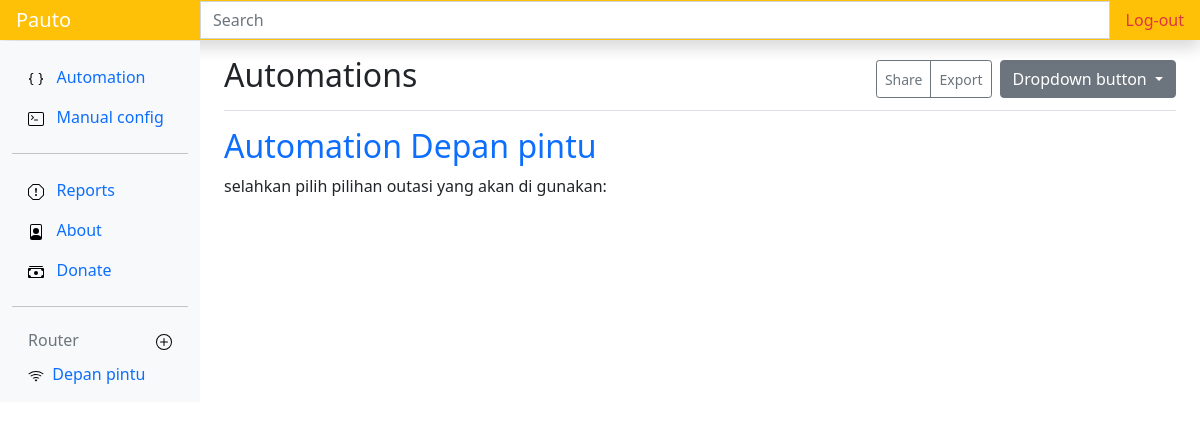
The app's page / (signed in), older data.
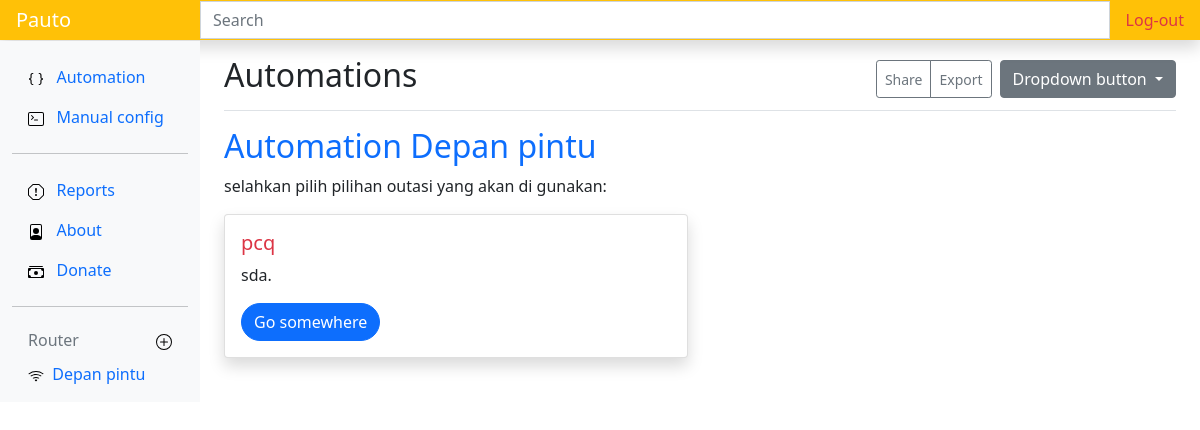
The same page, newer data.
### routerapp/models.py (models this page shows, shortened)
class Routerm(models.Model):
    nama = models.CharField(max_length=50)
    host = models.CharField(max_length=50)
    user = models.CharField(max_length=30)
    password = models.CharField(max_length=50, blank=True)
    kecepatan_internet = models.IntegerField(blank=True)
    pub_date = models.DateField(auto_now=True)
    pass

class Automation(models.Model):
    nama = models.CharField(max_length=50)
    deskripsi = models.TextField()
    status = models.CharField(max_length=15, blank=True)
    pass

### routerapp/views.py (the view)
# urls.py: path('', views.homepage, name='show'),
@login_required(login_url=settings.LOGIN_URL)
def homepage(request):
    auto = Automation.objects.all()
    router=Routerm.objects.all()
    context = {
        'auto': auto,
        'router': router,
        'count' : 0
    }
    return render(request, "home.html", context)

### routerapp/templates/home.html (shortened to what this page needs)
{% extends 'base.html' %}
{% load static %}
{% block judul %}
Automations
{% endblock judul %}
{% block content %}
 {% for router in router|slice:":1" %}
    <h2 class="text-primary">Automation {{router.nama}}</h2>
    <p>selahkan pilih pilihan outasi yang akan di gunakan:</p>
    <div class="row ">
    {% for auto in auto %}
    <div class="col-sm-6 ">
      <div class="card shadow">
        <div class="card-body">
          <h5 class="card-title text-danger">{{auto.nama}}</h5>
          <p class="card-text">{{auto.deskripsi}}.</p>
          <a href="{% url 'conpcq1' router.id %}" class="btn btn-primary rounded-pill">Go somewhere</a>
        </div>
      </div>
    </div>
    {% endfor %}
    </div>
 {% endfor %}
{% endblock content %}
{% block router %}
    {% for router in router %}
        <li class="nav-item">
        <a class="nav-link {% if router.id == "s" %}shadow text-white bg-info{% endif %}" href="{% url 'router' router.id %}">
            <img src="{% static 'icons/wifi.svg' %}" alt="">&nbsp;
            {{router.nama}}
        </a>
    </li>
    {% endfor %}
{% endblock router %}

### templates/base.html (shortened to what this page needs)
{% load static %}
<!DOCTYPE html>
<html lang="en">
<head>
  <link href="https://cdn.jsdelivr.net/npm/bootstrap@5.0.0-beta2/dist/css/bootstrap.min.css" rel="stylesheet">
  <link rel="stylesheet" href="{% static 'css/stayle.css' %}" />
</head>
<body>
  <header class="navbar navbar-dark sticky-top bg-warning flex-md-nowrap p-0 shadow">
    <a class="navbar-brand col-md-3 col-lg-2 me-0 px-3 ml-5" href="{% url 'show' %}">Pauto</a>
    <input class="form-control form-control-dark w-100 rounded-0" type="text" placeholder="Search"
      aria-label="Search" />
    <ul class="navbar-nav px-3">
      <li class="nav-item text-nowrap ">
        <a class="nav-link text-danger" href="{% url 'logout' %}">Log-out</a>
      </li>
    </ul>
  </header>
  <div class="container-fluid">
    <div class="row">
      <nav id="sidebarMenu" class="col-md-3 col-lg-2 d-md-block bg-light sidebar collapse fixed-top "
        style="margin-top: 41px;">
        <div class="position-sticky pt-3">
          <ul class="nav flex-column">
            <li class="nav-item">
              <a class="nav-link active" aria-current="page" href="{% url 'show' %}">
                <img src="{% static 'icons/braces.svg' %}" alt="">
                &nbsp;
                Automation
              </a>
            </li>
            <li class="nav-item">
              <a class="nav-link" href="{% url 'manual' %}">
                <img src="{% static 'icons/terminal.svg' %}" alt="">
                &nbsp;
                Manual config
              </a>
            </li>
            <hr>
            <li class="nav-item">
              <a class="nav-link" href="#">
                <img src="{% static 'icons/report.svg' %}" alt="">
                &nbsp;
                Reports
              </a>
            </li>
            <li class="nav-item">
              <a class="nav-link" href="https://github.com/cecep31/netauto">
                <img src="{% static 'icons/file-person.svg' %}" alt="">&nbsp;&nbsp;
                About
              </a>
            </li>
            <li class="nav-item">
              <a class="nav-link" href="">
                <img src="{% static 'icons/cash.svg' %}" alt="">
                &nbsp;
                Donate
              </a>
            </li>
          </ul>
          <hr>
          <h6 class="sidebar-heading d-flex justify-content-between align-items-center px-3 mt-4 mb-1 text-muted">
            <span> Router</span>
            <a class="link-secondary" href="{% url 'addrouter' %}" aria-label="Add a new report">
              <img src="{% static 'icons/plus-circle.svg' %}" alt="">
            </a>
          </h6>
          <ul class="nav flex-column mb-2">
            {% block router %}
            {% endblock router %}
          </ul>
        </div>
      </nav>
      <main class="col-md-9 ms-sm-auto col-lg-10 px-md-4">
        <div
          class="d-flex justify-content-between flex-wrap flex-md-nowrap align-items-center pt-3 pb-2 mb-3 border-bottom">
          <h1 class="h2">{% block judul %}
            {% endblock judul %}</h1>
          <div class="btn-toolbar mb-2 mb-md-0">
            <div class="btn-group me-2">
              <button type="button" class="btn btn-sm btn-outline-secondary">
                Share
              </button>
              <button type="button" class="btn btn-sm btn-outline-secondary">
                Export
              </button>
            </div>
            <div class="dropdown">
              <button class="btn btn-secondary dropdown-toggle" type="button" id="dropdownMenuButton"
                data-bs-toggle="dropdown" aria-expanded="false">
                Dropdown button
              </button>
            </div>
          </div>
        </div>
        {% block content %}
        {% endblock content %}
      </main>
    </div>
  </div>
</body>
</html>

Row changes from the older to the newer data that the page shows:
added Automation: nama "pcq", deskripsi "sda"
